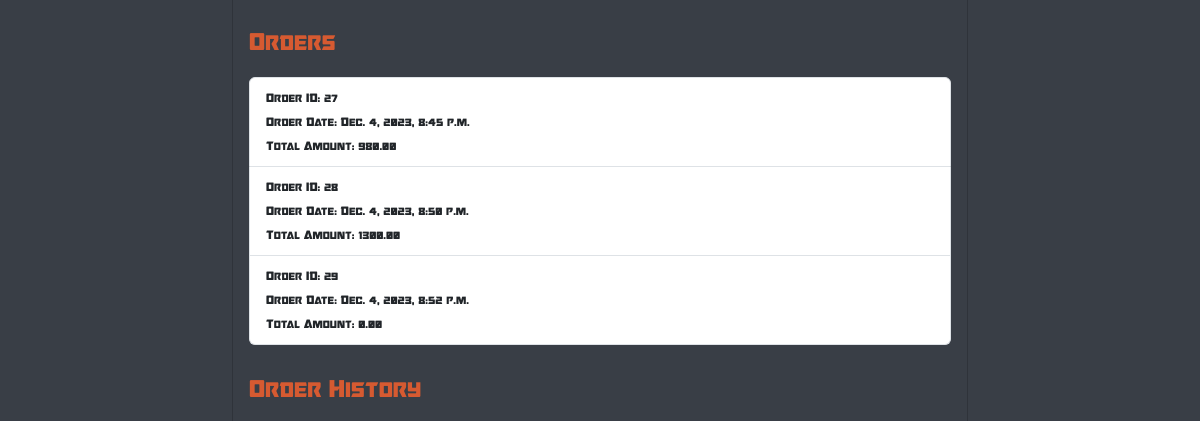
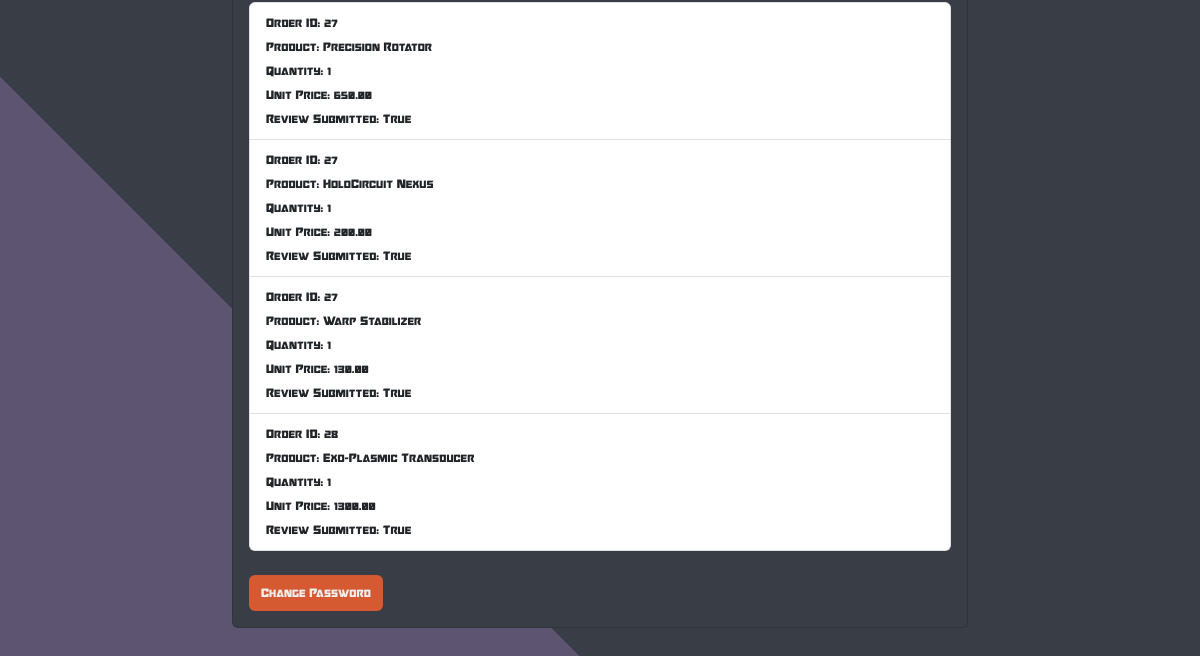
Before: /profile/ (signed in, lower part) with the older database file (2 pictures, top to bottom).
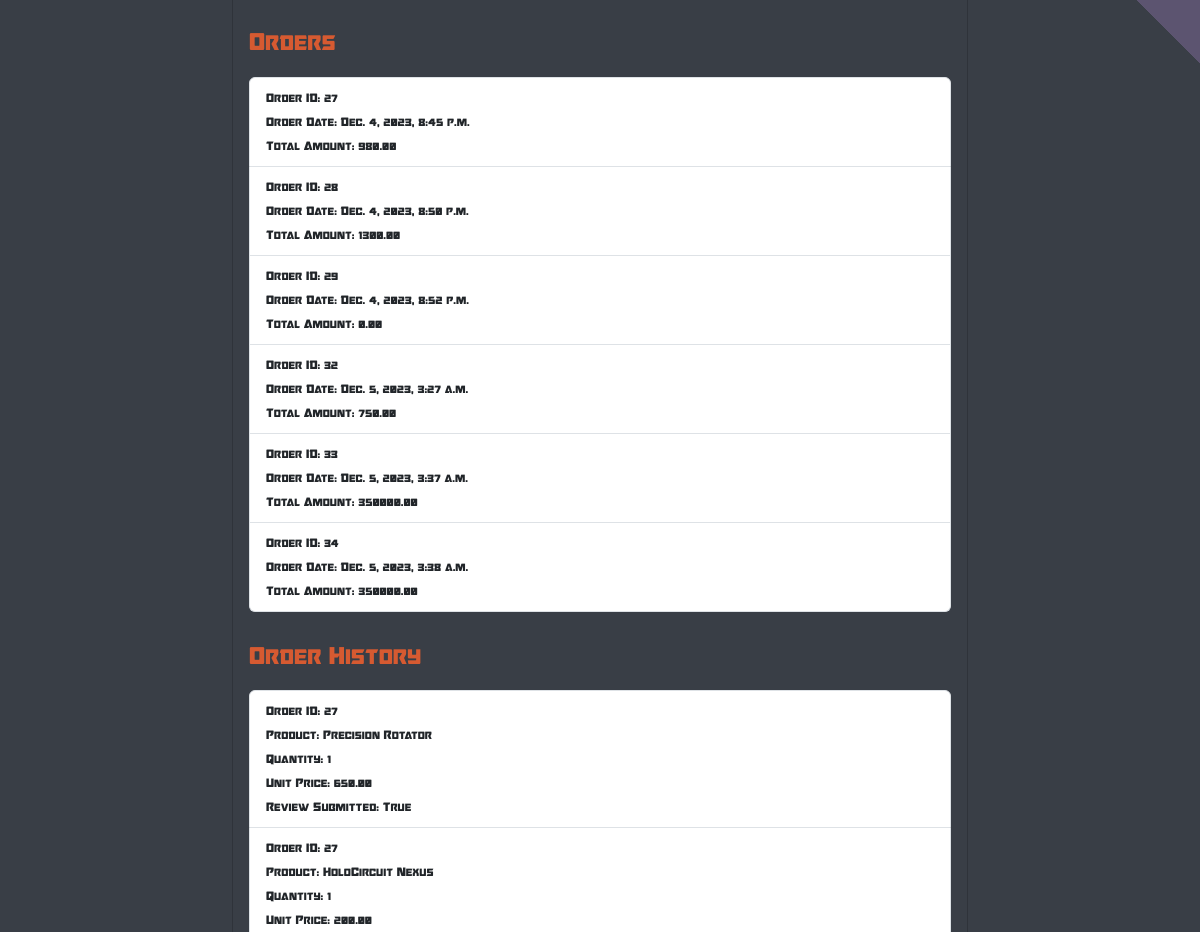
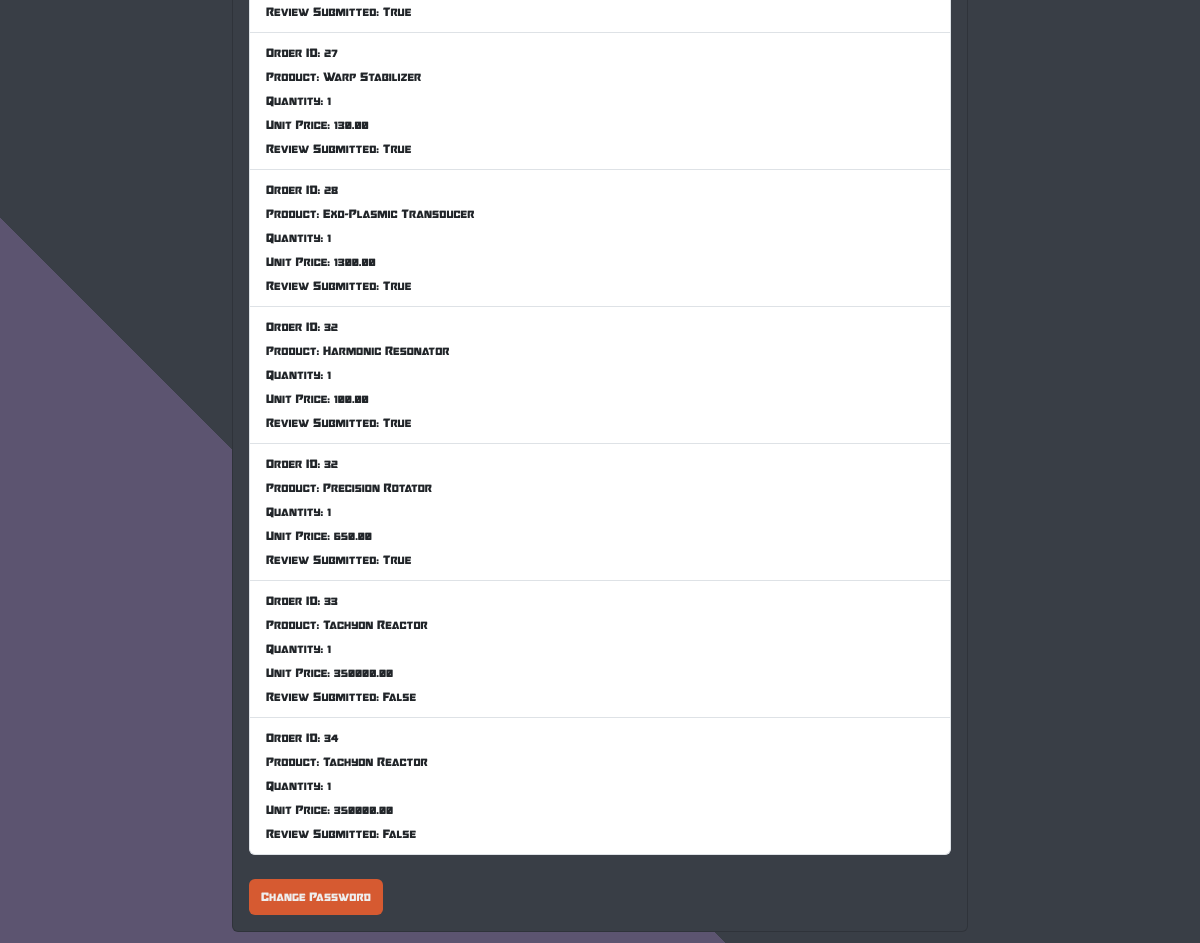
After: the same page with the newer database file (2 pictures, top to bottom).
### voltrium/models.py (models this page shows, shortened)
class Order(models.Model):
    user = models.ForeignKey(User, on_delete=models.CASCADE)
    order_date = models.DateTimeField(default=timezone.now)
    total_amount = models.DecimalField(max_digits=10, decimal_places=2, default=0)

class OrderLine(models.Model):
    order = models.ForeignKey(Order, on_delete=models.CASCADE)
    product = models.ForeignKey(Product, on_delete=models.CASCADE)
    quantity = models.IntegerField()
    unit_price = models.DecimalField(max_digits=10, decimal_places=2)
    review_submitted = models.BooleanField(default=False)

class Product(models.Model):
    name = models.CharField(max_length=255)
    description = models.TextField()
    price = models.DecimalField(max_digits=10, decimal_places=2)
    stock_quantity = models.IntegerField()
    category = models.ForeignKey(Category, on_delete=models.CASCADE)
    picture = models.ImageField(upload_to='product_pictures/', null=True, blank=True)

### voltrium/views.py (the view)
# urls.py: path('profile/', profile, name='profile'),
def profile(request):
    user = request.user
    addresses = Address.objects.filter(user=user)
    if addresses:
        address_instance = addresses.first()
    else:
        address_instance = Address(user=user)
    address_form = AddressForm(request.POST or None, instance=address_instance)
    order_lines = OrderLine.objects.filter(order__user=user)
    orders = Order.objects.filter(user=user)
    context = {
        'address_form': address_form,
        'addresses': addresses,
        'order_lines': order_lines,
        'orders': orders
    }
    if request.method == 'POST':
        if 'address_submit' in request.POST:
            if address_form.is_valid():
                address_form.save()
                messages.success(request, 'Your address was successfully updated.')
                return redirect('home')
    return render(request, 'profile.html', context)

### voltrium/templates/profile.html (shortened to what this page needs)
{% load static %}
<!DOCTYPE html>
<html lang="en">
<head>
    <link href="https://cdn.jsdelivr.net/npm/bootstrap@5.3.2/dist/css/bootstrap.min.css" rel="stylesheet">
    <link rel="stylesheet" href="{% static 'voltrium/style/styles.css' %}">
</head>
<body>
    <div class="container my-5" s>
        <div class="row justify-content-center">
            <div class="col-md-8">
                <div class="card" style="background-color: #393E46;">
                    <div class="card-body">
                        <h2 class="mb-3" style="color: #D65A31;">Orders</h2>
                        <ul class="list-group mb-4">
                            {% for order in orders %}
                            <li class="list-group-item">
                                Order ID: {{ order.id }}<br>
                                Order Date: {{ order.order_date }}<br>
                                Total Amount: {{ order.total_amount }}
                            </li>
                            {% endfor %}
                        </ul>
                        <h2 class="mb-3" style="color: #D65A31;">Order History</h2>
                        <ul class="list-group mb-4">
                            {% for order_line in order_lines %}
                            <li class="list-group-item">
                                Order ID: {{ order_line.order.id }}<br>
                                Product: {{ order_line.product.name }}<br>
                                Quantity: {{ order_line.quantity }}<br>
                                Unit Price: {{ order_line.unit_price }}<br>
                                Review Submitted: {{ order_line.review_submitted }}
                            </li>
                            {% endfor %}
                        </ul>
                        <div class="d-flex justify-content-between">
                            <a href="{% url 'password_change' %}" class="btn btn-dark">Change Password</a>
                        </div>
                    </div>
                </div>
            </div>
        </div>
    </div>
</body>
</html>

Changed rows visible on the page:
added Order: id "32", order_date "Dec. 5, 2023, 3:27 a.m.", total_amount "750.00"
added Order: id "33", order_date "Dec. 5, 2023, 3:37 a.m.", total_amount "350000.00"
added Order: id "34", order_date "Dec. 5, 2023, 3:38 a.m.", total_amount "350000.00"
added OrderLine: order.id "32", product.name "Harmonic Resonator", quantity "1", unit_price "100.00", review_submitted "True"
added OrderLine: order.id "32", product.name "Precision Rotator", quantity "1", unit_price "650.00", review_submitted "True"
added OrderLine: order.id "33", product.name "Tachyon Reactor", quantity "1", unit_price "350000.00", review_submitted "False"
added OrderLine: order.id "34", product.name "Tachyon Reactor", quantity "1", unit_price "350000.00", review_submitted "False"
